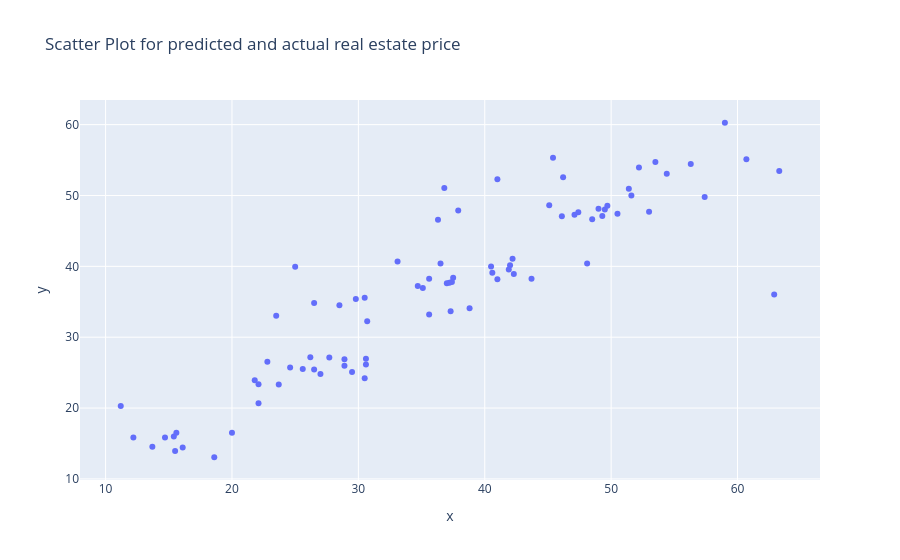

Notebook source saved alongside this figure:
### Code cell
px.scatter(x = y_test, y  = p, title = 'Scatter Plot for predicted and actual real estate price').show()

### Figure 1 — Plotly figure (JSON) as saved in the notebook; plotly's stock layout.template omitted (floating-point values rounded to 4 significant figures)
{"data": [{"hovertemplate": "x=%{x}<br>y=%{y}<extra></extra>", "legendgroup": "", "marker": {"color": "#636efa", "symbol": "circle"}, "mode": "markers", "name": "", "orientation": "v", "showlegend": false, "type": "scatter", "x": [45.1, 42.3, 52.2, 37.3, 22.8, 36.3, 53.0, 51.4, 16.1, 59.0, 30.6, 30.7, 35.6, 13.7, 62.9, 30.5, 41.9, 54.4, 29.5, 43.7, 12.2, 22.1, 49.5, 47.4, 18.6, 28.5, 14.7, 45.4, 41.0, 35.1, 22.1, 28.9, 30.5, 26.5, 49.3, 37.0, 56.3, 15.4, 48.5, 63.3, 50.5, 42.2, 37.9, 37.5, 40.5, 57.4, 26.5, 21.8, 49.7, 47.1, 49.0, 60.7, 33.1, 41.0, 36.5, 20.0, 34.7, 30.6, 25.6, 46.2, 27.7, 27.0, 15.6, 15.5, 11.2, 23.7, 24.6, 42.0, 29.8, 28.9, 48.1, 36.8, 53.5, 51.6, 38.8, 37.4, 40.6, 37.2, 25.0, 23.5, 35.6, 46.1, 26.2], "xaxis": "x", "y": [48.63, 38.93, 53.94, 33.67, 26.54, 46.59, 47.71, 50.96, 14.43, 60.27, 26.14, 32.24, 33.19, 14.53, 36.01, 24.22, 39.54, 53.08, 25.1, 38.26, 15.86, 23.37, 48.01, 47.63, 13.06, 34.51, 15.85, 55.33, 52.29, 36.96, 20.67, 25.98, 35.56, 25.45, 47.1, 37.61, 54.46, 15.99, 46.65, 53.46, 47.42, 41.07, 47.88, 38.4, 39.99, 49.79, 34.83, 23.91, 48.55, 47.27, 48.14, 55.13, 40.7, 38.19, 40.4, 16.5, 37.23, 26.96, 25.5, 52.56, 27.13, 24.81, 16.5, 13.94, 20.3, 23.32, 25.72, 40.16, 35.39, 26.88, 40.4, 51.05, 54.72, 49.99, 34.09, 37.8, 39.1, 37.69, 39.95, 33.02, 38.25, 47.07, 27.17], "yaxis": "y"}], "layout": {"legend": {"tracegroupgap": 0}, "title": {"text": "Scatter Plot for predicted and actual real estate price"}, "xaxis": {"anchor": "y", "domain": [0, 1], "title": {"text": "x"}}, "yaxis": {"anchor": "x", "domain": [0, 1], "title": {"text": "y"}}}}
